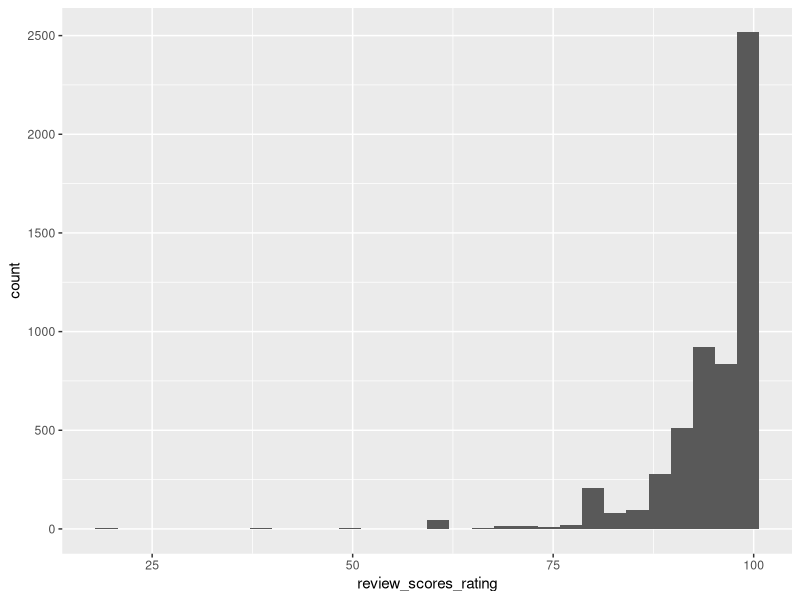
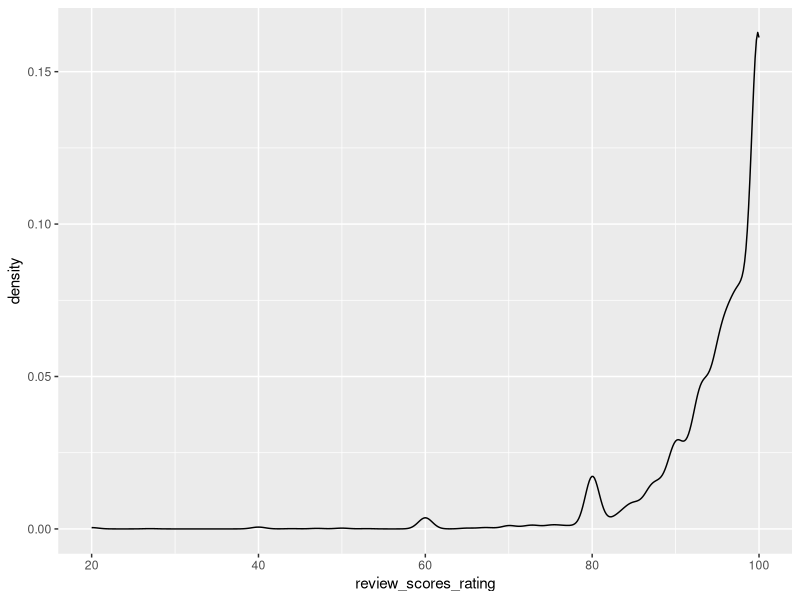
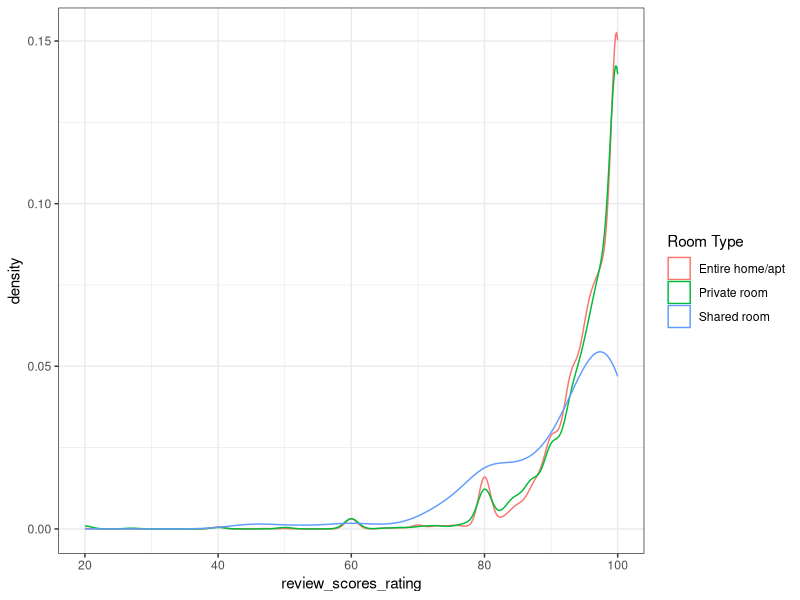
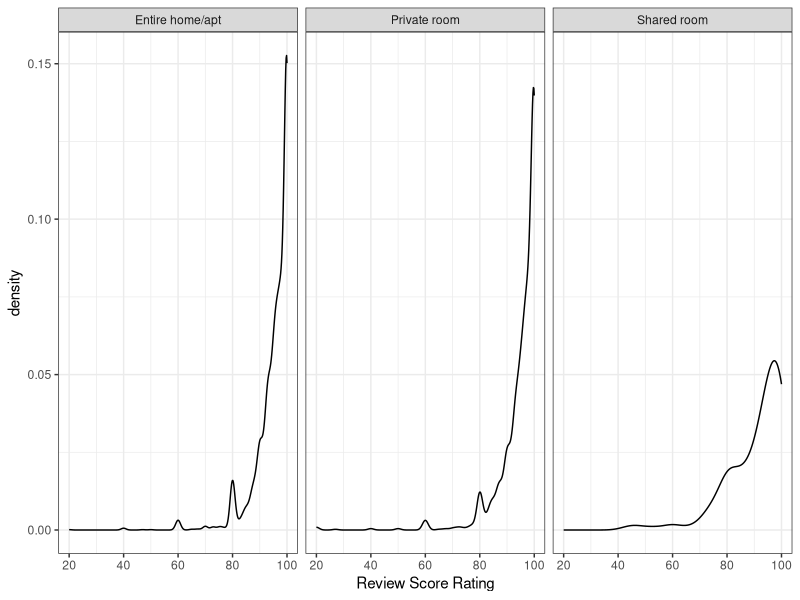
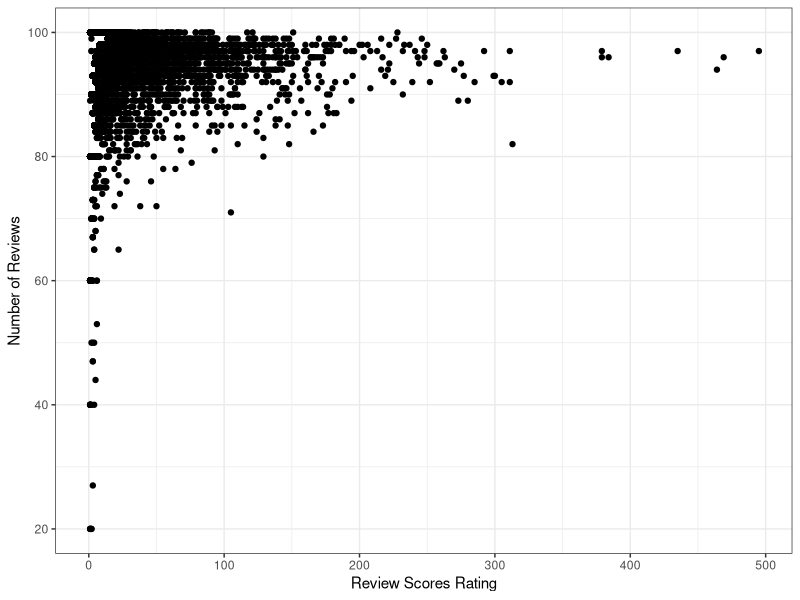
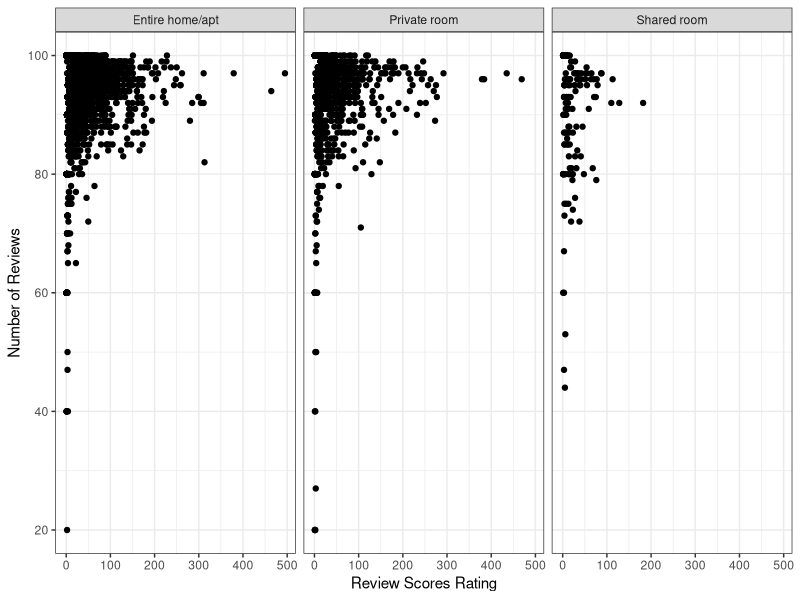

Write R code to recreate these figures, in order.
## ---- chunk 1
knitr::opts_chunk$set(echo = TRUE)
## ---- chunk 2
# Purpose: Exploratory data analysis of airbnb data
# Author: Nuvan Rathnayaka
# Date: September 2018

# Setup -----------------------------------------------------------
library(tidyverse)

# Data Import ------------------------------------------------------
airbnb_dc <- read_csv("data/listings.csv") #Since I'm using an RStudio project, I only have to specify the path relative to the top directory

## ---- chunk 3
# Some useful functions  ----------------------------------------
dim(airbnb_dc)
head(airbnb_dc)
str(airbnb_dc)

## ---- chunk 4
# Categorical Variables  ----------------------------------------
table(airbnb_dc$property_type)
## ---- chunk 5
sort(table(airbnb_dc$property_type), decreasing=TRUE)
## ---- chunk 6
property_type_table <- table(airbnb_dc$property_type)
sort(property_type_table, decreasing = TRUE)
## ---- chunk 7
airbnb_dc$price > 500 #Note that since we're not assigning this vector to a variable, R displays it, but doesn't save it as an object in the environment.
## ---- chunk 8
table(airbnb_dc$price > 500)
## ---- chunk 9
with(airbnb_dc, table(property_type, price > 500))
## ---- chunk 10
# Continuous Variables  ----------------------------------------

mean(airbnb_dc$price)
sd(airbnb_dc$price)
min(airbnb_dc$price)

median(airbnb_dc$price)

max(airbnb_dc$price)

## ---- chunk 11

with(airbnb_dc, cor(price, number_of_reviews))

## ---- chunk 12
# Continuous Variables  ----------------------------------------


sum(is.na(airbnb_dc$review_scores_rating)) #summing a logical (TRUE/FALSE) vector counts the number of TRUE values



## ---- chunk 13

colSums(is.na(airbnb_dc))

## ---- chunk 14
mean(airbnb_dc$review_scores_rating)
with(airbnb_dc, cor(review_scores_rating, reviews_per_month))
## ---- chunk 15

lm(review_scores_rating~price, data=airbnb_dc)
## ---- chunk 16
mean(airbnb_dc$review_scores_rating, na.rm=TRUE)
with(airbnb_dc, cor(review_scores_rating, reviews_per_month, use="pairwise.complete.obs"))
## ---- chunk 17
ggplot(airbnb_dc, aes(x=review_scores_rating)) + geom_histogram()

## ---- chunk 18
ggplot(airbnb_dc, aes(x=review_scores_rating)) + geom_density() 

## ---- chunk 19

ggplot(airbnb_dc, aes(x=review_scores_rating, color=room_type)) + geom_density() + guides(color=guide_legend(title="Room Type")) + theme_bw()

## ---- chunk 20

ggplot(airbnb_dc, aes(x=review_scores_rating, color=)) + geom_density() + facet_wrap(~ room_type) + xlab("Review Score Rating") + theme_bw()


## ---- chunk 21
ggplot(data=airbnb_dc,aes(x=number_of_reviews,y=review_scores_rating))+
  geom_point() + xlab("Review Scores Rating") + ylab("Number of Reviews") + theme_bw()
## ---- chunk 22
ggplot(data=airbnb_dc,aes(x=number_of_reviews,y=review_scores_rating))+
  geom_point() + xlab("Review Scores Rating") + ylab("Number of Reviews") + theme_bw() + facet_wrap(~ room_type)
## ---- chunk 23

airbnb_dc$price_gt_500 <- (airbnb_dc$price > 500)
write_csv(airbnb_dc, "data/modified_airbnb.csv")
